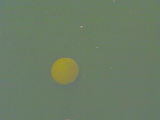
%> input picture _0b9fe342091ff96332a4829563be23d6_AssignmentWEEK1/train/001.png, 160 x 120 px
$ octave --eval "result = detectBall(imread('train/001.png'));"   (GNU Octave 9; MATLAB toolbox functions it lacks are replaced by stand-ins)
%> lines starting %> are read from the running program, lines starting %| are printed output that depends on the picture; in (x1, y1, x2, y2) boxes, pixels count from 0 and x2, y2 are one past the last pixel; in counts of white or black regions, pixels touching at a corner belong together; the program's own positions count from 1
% Robotics: Estimation and Learning
% WEEK 1
%
% Complete this function following the instruction.
function [segI, loc] = detectBall(I)
% function [segI, loc] = detectBall(I)
%
% INPUT
% I       120x160x3 numerical array
%
% OUTPUT
% segI    120x160 numeric array
% loc     1x2 or 2x1 numeric array

%%%%%%%%%%%%%%%%%%%%%%%%%%%%%%%%%%%%%%%%%%
% Hard code your learned model parameters here
%
mu = double([152.0331  145.4015   57.4567]);
sig = double([ 139.0024   95.0369 -141.3717;
   95.0369  122.0206 -152.5527;
 -141.3717 -152.5527  264.0263]);
thre = 0.5*10^-5;
    % You may consider other color space than RGB

%%%%%%%%%%%%%%%%%%%%%%%%%%%%%%%%%%%%%%%%%%
% Find ball-color pixels using your model
%

R = double(I(:,:,1));
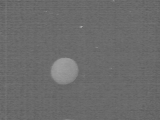
%> R: size 120x160 double; min 92, max 170, mean 107.3
G = double(I(:,:,2));
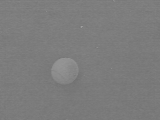
%> G: size 120x160 double; min 113, max 159, mean 124.3
B = double(I(:,:,3));
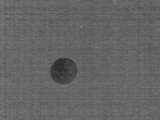
%> B: size 120x160 double; min 45, max 128, mean 100.5

% Subtract mu from each pixel
x_centered = bsxfun(@minus, double(I), reshape(mu, 1, 1, 3));
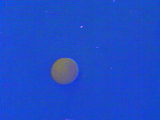
%> x_centered: size 120x160x3 double; mean R, G, B -44.7, -21.1, 43; drawn with min black and max white

% Compute the inverse and determinant of the covariance matrix
inv_sig = inv(sig);
det_sig = det(sig);

% Initialize the probability image
pI = zeros(size(I,1), size(I,2));

% Compute the Gaussian probability for each pixel
for i = 1:size(I,1)
    for j = 1:size(I,2)
        diff = squeeze(x_centered(i, j, :));
        pI(i, j) = 1 / ((2 * pi)^(3 / 2) * sqrt(det_sig)) * exp(-0.5 * (diff' * inv_sig * diff));
    end
end
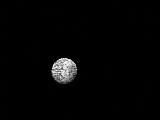
%> pI: size 120x160 double; min 3.22e-32, max 8.78e-05, mean 1.47e-06; drawn with min black and max white

% Segment the image based on the threshold
segI = pI >= thre;
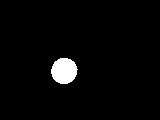
%> segI: size 120x160 logical; 2.8% white; 1 white region, box (x1, y1, x2, y2) and area: (51, 58, 78, 84) 540

%%%%%%%%%%%%%%%%%%%%%%%%%%%%%%%%%%%%%%%%%%
% Do more processing to segment out the right cluster of pixels.
% You may use the following functions.
%   bwconncomp
%   regionprops
% Please see example_bw.m if you need an example code.
CC = bwconncomp(segI);
%> CC = 1 connected component
numPixels = cellfun(@numel, CC.PixelIdxList);
%> numPixels = 540
[biggest, idx] = max(numPixels);
%> biggest = 540; idx = 1

% create new empty binary image
segI_biggest = false(size(segI));
segI_biggest(CC.PixelIdxList{idx}) = true;


% Get the centroid of the largest connected component
S = regionprops(CC, 'Centroid');
%> S = 1 region; Centroid: [64.7 71.5]
loc = S(idx).Centroid;
%> loc = [64.74 71.47]

$ run again, on _0b9fe342091ff96332a4829563be23d6_AssignmentWEEK1/train/002.png
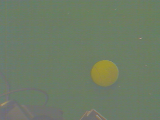
%> input picture _0b9fe342091ff96332a4829563be23d6_AssignmentWEEK1/train/002.png, 160 x 120 px
%> in detectBall, `x_centered = bsxfun(@minus, double(I), reshape(mu, 1, 1, 3));`:
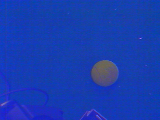
%> x_centered: size 120x160x3 double; mean R, G, B -43, -21.6, 43.8; drawn with min black and max white
%> in detectBall, `segI = pI >= thre;`:
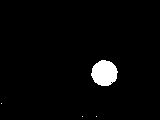
%> segI: size 120x160 logical; 2.8% white; 4 white regions (3 under 20 px), largest, box (x1, y1, x2, y2) and area: (91, 60, 118, 86) 531
%> CC = 4 connected components
%> numPixels = [1 1 531 1]
%> biggest = 531; idx = 3
%> segI_biggest: size 120x160 logical; 2.8% white; 1 white region, box (x1, y1, x2, y2) and area: (91, 60, 118, 86) 531
%> S = 4 regions; Centroid: [2 104], [83 117], [105 73.7], [97 117]
%> loc = [105 73.69]

$ run again, on _0b9fe342091ff96332a4829563be23d6_AssignmentWEEK1/train/004.png
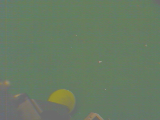
%> input picture _0b9fe342091ff96332a4829563be23d6_AssignmentWEEK1/train/004.png, 160 x 120 px
%> in detectBall, `x_centered = bsxfun(@minus, double(I), reshape(mu, 1, 1, 3));`:
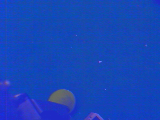
%> x_centered: size 120x160x3 double; mean R, G, B -48.6, -22.3, 41.6; drawn with min black and max white
%> in detectBall, `segI = pI >= thre;`:
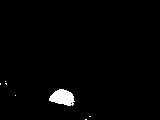
%> segI: size 120x160 logical; 1.6% white; 7 white regions (6 under 20 px), largest, box (x1, y1, x2, y2) and area: (49, 89, 75, 106) 303
%> CC = 7 connected components
%> numPixels = [2 1 3 1 303 2 2]
%> biggest = 303; idx = 5
%> segI_biggest: size 120x160 logical; 1.6% white; 1 white region, box (x1, y1, x2, y2) and area: (49, 89, 75, 106) 303
%> S = 7 regions; Centroid: [1 84.5], [6 82], [6.7 84.3], [16 96], [63.2 98.2], [86.5 120], [90.5 117]
%> loc = [63.2 98.17]
